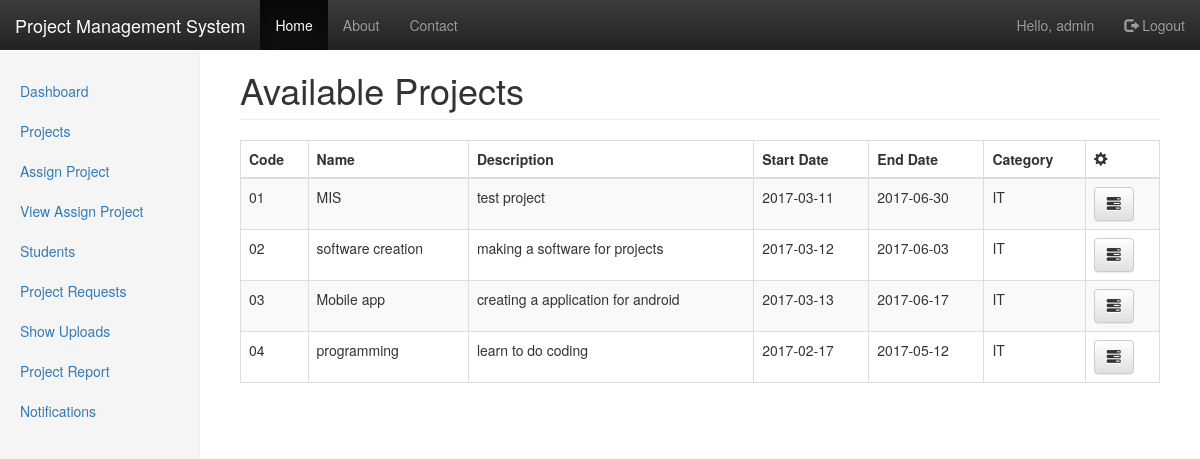
Page /availableProjects.php (signed in) on the committed database.
### tables this page shows
CREATE TABLE projects (
  id int NOT NULL PRIMARY KEY AUTO_INCREMENT,
  code varchar(10) NOT NULL,
  name varchar(50) NOT NULL,
  description text NOT NULL,
  start_date date NOT NULL,
  end_date date NOT NULL,
  created_by int NOT NULL,
  category_id int NOT NULL,
  FOREIGN KEY (created_by)
      REFERENCES users(id)
      ON UPDATE CASCADE ON DELETE RESTRICT,
  FOREIGN KEY (category_id)
      REFERENCES categories(id)
      ON UPDATE CASCADE ON DELETE RESTRICT
);

CREATE TABLE categories (
  id int NOT NULL PRIMARY KEY,
  category varchar(25) NOT NULL
);

### includes/functions.php (called while the page is built, shortened)
<?php
function find_all_available_projects_by_userId($userId) {
    global $connection;
    $query = "SELECT p.*, c.category ";
    $query .= "FROM projects p ";
    $query .= "INNER JOIN categories c on p.category_id=c.id ";
    $query .= "WHERE p.id NOT IN (SELECT project_id FROM project_assigned WHERE user_id = {$userId}) ";
    $project_set = mysqli_query($connection, $query);
    return $project_set;
}
?>

### availableProjects.php (the view, shortened to what this page needs)
<?php
$this_page = 'Available Projects';
require('includes/dbConnect.php');
require('includes/functions.php');
$userId = $_SESSION ['user_id'];
$project_set = find_all_available_projects_by_userId($userId);
?>
<!DOCTYPE html>
<html lang="en">
    <?php require_once ("includes/layout/head.php"); ?>
    <body>
        <?php require_once ("includes/layout/nav.php"); ?>
        <div class="container-fluid">
            <div class="row">
                <div class="col-md-2 sidebar">
                    <?php require_once ("includes/layout/sidebar.php"); ?>
                </div>
                <div class="col-md-10 col-md-offset-2 main">
                    <h1 class="page-header"><?php echo $this_page ?></h1>
                    <table
                        class="table table-striped table-bordered">
                        <thead>
                            <tr>
                                <th>Code</th>
                                <th>Name</th>
                                <th>Description</th>
                                <th>Start Date</th>
                                <th>End Date</th>
                                <th>Category</th>
                                <th align="center"><i class="glyphicon glyphicon-cog"></i></th>
                            </tr>
                        </thead>
                        <?php while ($project = mysqli_fetch_assoc($project_set)) {
                            ?>
                            <tr>
                                <td><?php echo $project['code'] ?></td>
                                <td><?php echo $project['name'] ?></td>
                                <td><?php echo $project['description'] ?></td>
                                <td><?php echo $project['start_date'] ?></td>
                                <td><?php echo $project['end_date'] ?></td>
                                <td><?php echo $project['category'] ?></td>
                                <td>
                                    <a href = "request_project.php?projectId=<?php echo urlencode($project["id"]) ?>"
                                       class = "btn btn-default" data-toggle = "tooltip" title = "Request">
                                        <i class = "glyphicon glyphicon-tasks"></i>
                                    </a>
                                </td>
                            </tr>
                        <?php } ?>
                    </table>
                </div>
            </div>
        </div>
    </body>
</html>

### css/styles.css (style rules this page uses)
body { padding-top: 50px; }
.sidebar { display: none; }
@media (min-width: 768px) { .sidebar { position: fixed; top: 51px; bottom: 0; left: 0; z-index: 1000; display: block; padding: 20px; overflow-x: hidden; overflow-y: auto; background-color: #f5f5f5; border-right: 1px solid #eee; } }
.main { padding: 20px; }
@media (min-width: 768px) { .main { padding-right: 40px; padding-left: 40px; } }
.main .page-header { margin-top: 0; }

### rows in the picture
projects: code "01", name "MIS", description "test project", start_date "2017-03-11", end_date "2017-06-30", category.category "IT"
projects: code "02", name "software creation", description "making a software for projects", start_date "2017-03-12", end_date "2017-06-03", category.category "IT"
projects: code "03", name "Mobile app", description "creating a application for android", start_date "2017-03-13", end_date "2017-06-17", category.category "IT"
projects: code "04", name "programming", description "learn to do coding", start_date "2017-02-17", end_date "2017-05-12", category.category "IT"

### other values in the picture
$_SESSION["username"] "admin"
$this_page "Available Projects"
